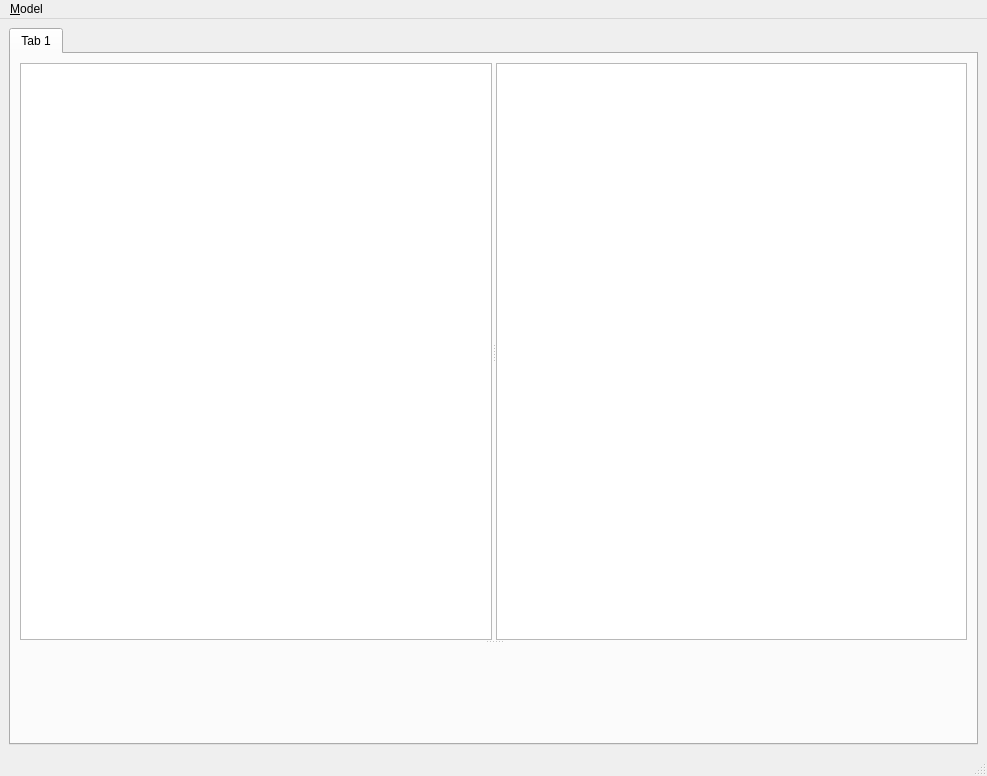
<ui version="4.0" >
 <class>MainWindow</class>
 <widget class="QMainWindow" name="MainWindow" >
  <property name="geometry" >
   <rect>
    <x>0</x>
    <y>0</y>
    <width>987</width>
    <height>776</height>
   </rect>
  </property>
  <property name="windowTitle" >
   <string>AstadeView</string>
  </property>
  <widget class="QWidget" name="centralwidget" >
   <layout class="QHBoxLayout" name="horizontalLayout" >
    <item>
     <widget class="QTabWidget" name="tabWidget" >
      <property name="currentIndex" >
       <number>0</number>
      </property>
      <widget class="QWidget" name="tab" >
       <attribute name="title" >
        <string>Tab 1</string>
       </attribute>
       <layout class="QHBoxLayout" name="horizontalLayout_2" >
        <item>
         <widget class="QSplitter" name="splitter_2" >
          <property name="orientation" >
           <enum>Qt::Vertical</enum>
          </property>
          <widget class="QSplitter" name="splitter" >
           <property name="orientation" >
            <enum>Qt::Horizontal</enum>
           </property>
           <widget class="TreeView" name="treeView" />
           <widget class="ColumnView" name="columnView" />
          </widget>
          <widget class="UMLView" native="1" name="umlWidget" >
           <property name="sizePolicy" >
            <sizepolicy vsizetype="MinimumExpanding" hsizetype="Preferred" >
             <horstretch>0</horstretch>
             <verstretch>0</verstretch>
            </sizepolicy>
           </property>
          </widget>
         </widget>
        </item>
       </layout>
      </widget>
     </widget>
    </item>
   </layout>
  </widget>
  <widget class="QMenuBar" name="menubar" >
   <property name="geometry" >
    <rect>
     <x>0</x>
     <y>0</y>
     <width>987</width>
     <height>22</height>
    </rect>
   </property>
   <widget class="QMenu" name="menuModel" >
    <property name="title" >
     <string>&amp;Model</string>
    </property>
    <addaction name="actionNew" />
    <addaction name="actionOpen" />
    <addaction name="actionClose" />
    <addaction name="separator" />
    <addaction name="actionPreferences" />
    <addaction name="separator" />
    <addaction name="actionExit" />
   </widget>
   <addaction name="menuModel" />
  </widget>
  <widget class="QStatusBar" name="statusbar" />
  <action name="actionNix" >
   <property name="text" >
    <string>nix</string>
   </property>
  </action>
  <action name="actionOpen" >
   <property name="text" >
    <string>&amp;Open</string>
   </property>
   <property name="toolTip" >
    <string>Open Astade Model</string>
   </property>
  </action>
  <action name="actionPreferences" >
   <property name="text" >
    <string>&amp;Preferences</string>
   </property>
  </action>
  <action name="actionClose" >
   <property name="text" >
    <string>&amp;Close</string>
   </property>
   <property name="toolTip" >
    <string>Close Astade Model</string>
   </property>
  </action>
  <action name="actionNew" >
   <property name="text" >
    <string>&amp;New</string>
   </property>
   <property name="toolTip" >
    <string>New Astade Model</string>
   </property>
  </action>
  <action name="actionExit" >
   <property name="text" >
    <string>&amp;Exit</string>
   </property>
   <property name="toolTip" >
    <string>Exit Astade View</string>
   </property>
  </action>
 </widget>
 <customwidgets>
  <customwidget>
   <class>TreeView</class>
   <extends>QTreeView</extends>
   <header>TreeView.h</header>
  </customwidget>
  <customwidget>
   <class>UMLView</class>
   <extends>QWidget</extends>
   <header>UMLView.h</header>
   <container>1</container>
  </customwidget>
  <customwidget>
   <class>ColumnView</class>
   <extends>QColumnView</extends>
   <header>ColumnView.h</header>
  </customwidget>
 </customwidgets>
 <resources/>
 <connections/>
</ui>
